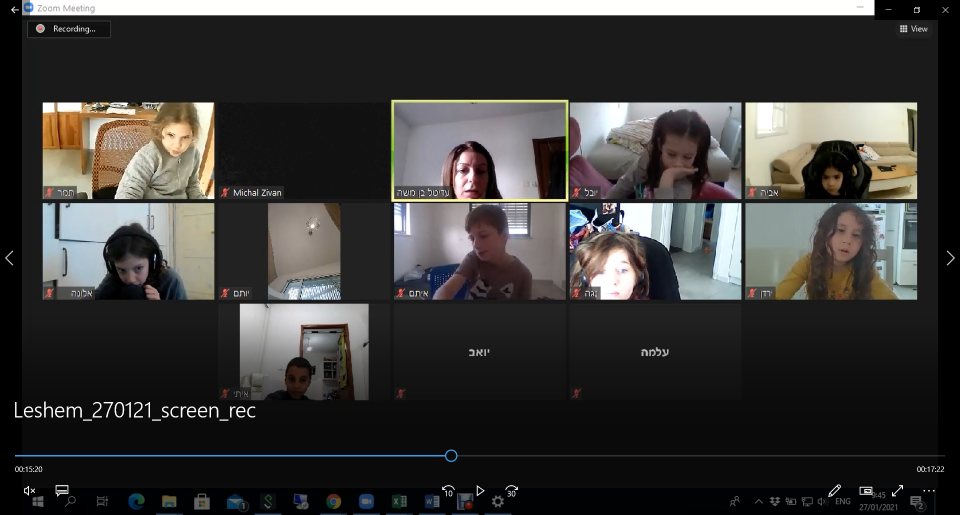
#> input picture images/Capture.PNG, 1920 x 1030 px (shown at 1/2 size)
$ python FrameDetection.py
#> lines starting #> are read from the running program, lines starting #| are printed output that depends on the picture; after the words box and inside, x2 and y2 are one past the last pixel; in counts of white or black regions, pixels touching at a corner belong together
import cv2
import matplotlib.pyplot as plt
import numpy as np
import pandas as pd


def calc_rect_area_from_shape(rect_shape):
    xl = rect_shape[0][0]
    yh = rect_shape[0][1]
    xh = rect_shape[3][0]
    yl = rect_shape[3][1]
    return xl, yl, abs(xh - xl), abs(yh - yl)


def calc_rect_area(rect):
    x, y, w, h = rect
    return float(w * h)


class FrameDetection:

    def __init__(self):
        self.min_area_size = 20_000
        self.rects = []
        self.min_area_diff_ratio = 0.6
        self.max_rect_size_compare_to_image = 0.6

    def detect_frames(self, image):
        return self._detect_frames(self.negegate_image(image))

    def _detect_frames(self, image):
        edge = cv2.Canny(image, 140, 210)
        contours, hierarchy = cv2.findContours(edge, cv2.RETR_LIST, cv2.CHAIN_APPROX_SIMPLE)
        rect_list = [cv2.boundingRect(cnt) for cnt in contours]

        image_size = self.calc_image_size(image)
        relevant_rects = [rect for rect in rect_list if
                          image_size * self.max_rect_size_compare_to_image >= calc_rect_area(
                              rect) >= self.min_area_size]
        if len(relevant_rects) == 0:
            return []
        sorted_rects = list(sorted(relevant_rects, key=lambda rect: calc_rect_area(rect), reverse=True))
        max_rect_area = calc_rect_area(sorted_rects[0])
        biggest_rects = [rect for rect in sorted_rects if
                         calc_rect_area(rect) / max_rect_area >= self.min_area_diff_ratio]
        return biggest_rects

    def draw_rects(self, image, rects):

        for x, y, w, h in rects:
            cv2.rectangle(image, (x, y), (x + w, y + h), (0, 255, 255), 2)
        fig, ax = plt.subplots(1, figsize=(12, 8))
        plt.imshow(image)

    def calc_image_size(self, image):
        return len(image) * len(image[0])

    def negegate_image(self, image):
        black_range = range(0, 30)
        black = 0
        white = 255
        yellow_range = range(219, 239)
        return np.array(pd.DataFrame(image).apply(
            lambda row: row.apply(lambda pixel: black if pixel in black_range or
                                                        pixel in yellow_range else white))).astype(np.uint8)


if __name__ == "__main__":
    fd = FrameDetection()
    img_dir = "images"
    file_name = "WhatsApp Image 2021-02-25 at 16.57.34.jpeg"
    file2 = "childes_zoom.jpeg"
    children_file = "childreans.PNG"
    children_file2 = "childes2.PNG"
    many = "many_peoples.png"
    full = "Capture.PNG"
    frame = "../final presentation/frame.PNG"
    yellow_frame = "../final presentation/yellow_fram.PNG"
    img = img_dir + "/" + full
    image = cv2.imread(img)
#> image is the input picture: shape (1030, 1920, 3); mean B, G, R 57.2, 58.9, 60.2

    gray = cv2.cvtColor(image, cv2.COLOR_RGB2GRAY)
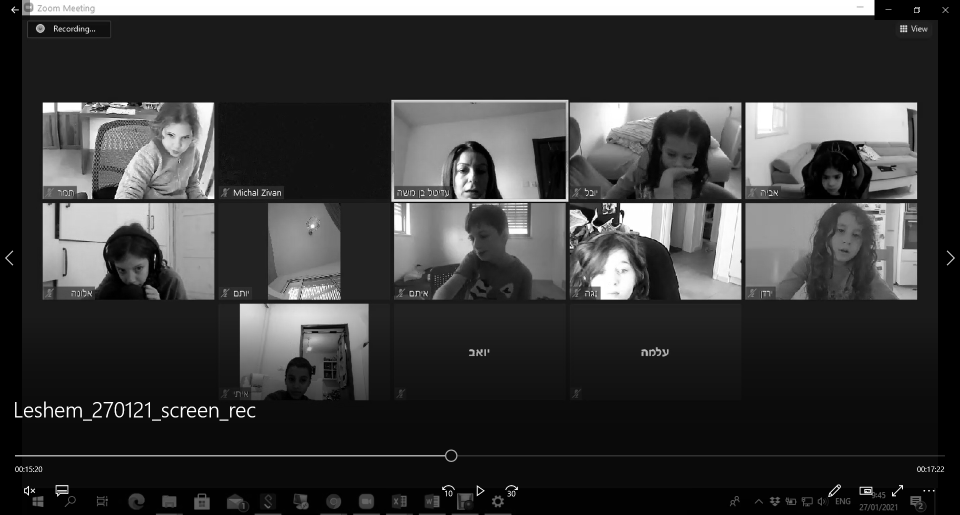
#> gray: shape (1030, 1920) (shown at 1/2 size); min 0, max 255, mean 58.5
    rects = fd.detect_frames(gray)
#> in negegate_image, `return np.array(pd.DataFrame(image).apply( lambda row: row.apply(lambd..`:
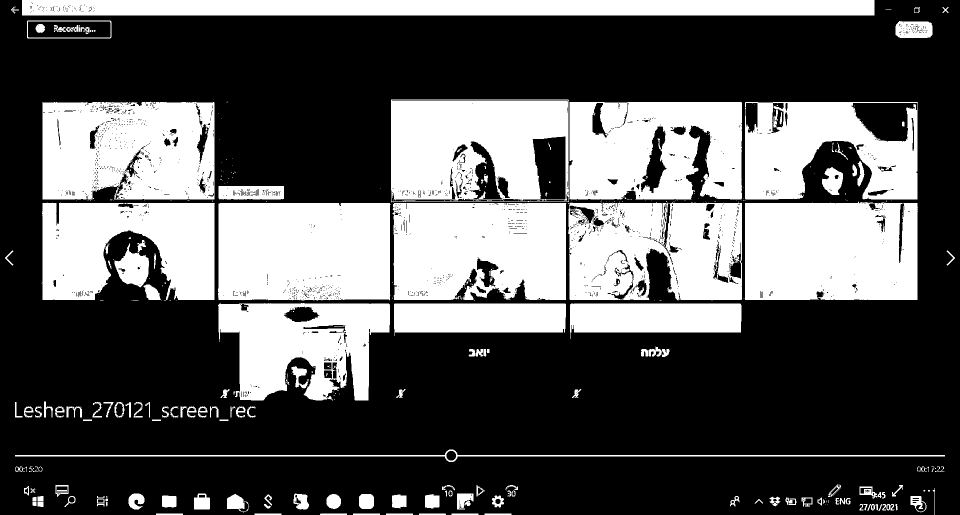
#> returned value: shape (1030, 1920) (shown at 1/2 size); 35.5% white; 411 white regions (254 under 20 px), largest, box (x1, y1, x2, y2) and area: (436, 406, 781, 601) 66008, (1490, 403, 1836, 600) 65597, (785, 406, 1133, 600) 62293
#> in _detect_frames, `edge = cv2.Canny(image, 140, 210)`:
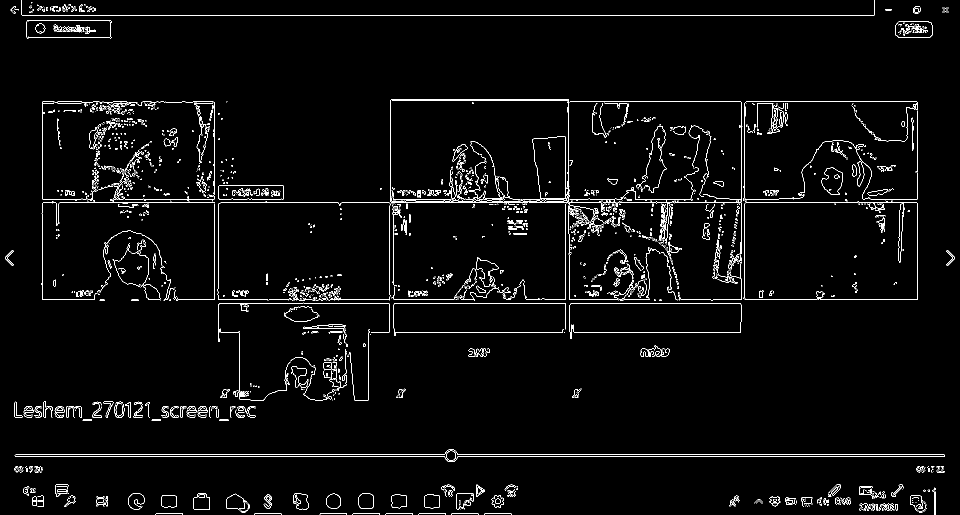
#> edge: shape (1030, 1920) (shown at 1/2 size); 2.7% white in thin lines or dots
#> in _detect_frames, `contours, hierarchy = cv2.findContours(edge, cv2.RETR_LIST, cv2.CHAIN_..`: contours = 3247 contours, 3067 with area under 20; largest, box (x1, y1, x2, y2) and area: (1486, 403, 1836, 600) 66926, (1486, 403, 1836, 600) 66922, (1139, 606, 1483, 678) 19836, (1139, 606, 1483, 665) 19805, (29, 898, 1890, 924) 6016
#> in _detect_frames, `rect_list = [cv2.boundingRect(cnt) for cnt in contours]`: rect_list = 3247 items, first 6: (968, 1026, 55, 4), (902, 1026, 55, 4), (837, 1026, 55, 4), (771, 1026, 55, 4), (705, 1026, 55, 4), (639, 1026, 55, 4)
#> in _detect_frames, `image_size = self.calc_image_size(image)`: image_size = 1977600
#> in _detect_frames, `relevant_rects = [rect for rect in rect_list if image_size * self.max_..`: relevant_rects = 17 items, first 6: (29, 898, 1861, 26), (29, 898, 1861, 26), (1139, 606, 344, 59), (1139, 606, 344, 72), (787, 606, 345, 66), (436, 605, 344, 79)
#> in _detect_frames, `sorted_rects = list(sorted(relevant_rects, key=lambda rect: calc_rect_..`: sorted_rects = 17 items, first 6: (781, 198, 357, 209), (1486, 403, 350, 197), (1486, 403, 350, 197), (1489, 203, 347, 196), (1139, 203, 346, 196), (43, 0, 1706, 31)
#> in _detect_frames, `max_rect_area = calc_rect_area(sorted_rects[0])`: max_rect_area = 74613
#> in _detect_frames, `biggest_rects = [rect for rect in sorted_rects if calc_rect_area(rect)..`: biggest_rects = [(781, 198, 357, 209), (1486, 403, 350, 197), (1486, 403, 350, 197), (1489, 203, 347, 196), (1139, 203, 346, 196), (43, 0, 1706, 31), (435, 402, 245, 199), (29, 898, 1861, 26), (29, 898, 1861, 26)]
#> rects has the same summary as biggest_rects in _detect_frames
    #neg_img = fd.negegate_image(gray)
    fd.draw_rects(image, rects)
#> the loop in draw_rects, `for x, y, w, h in rects:` made 9 passes
#> after the loop in draw_rects, `for x, y, w, h in rects:`:
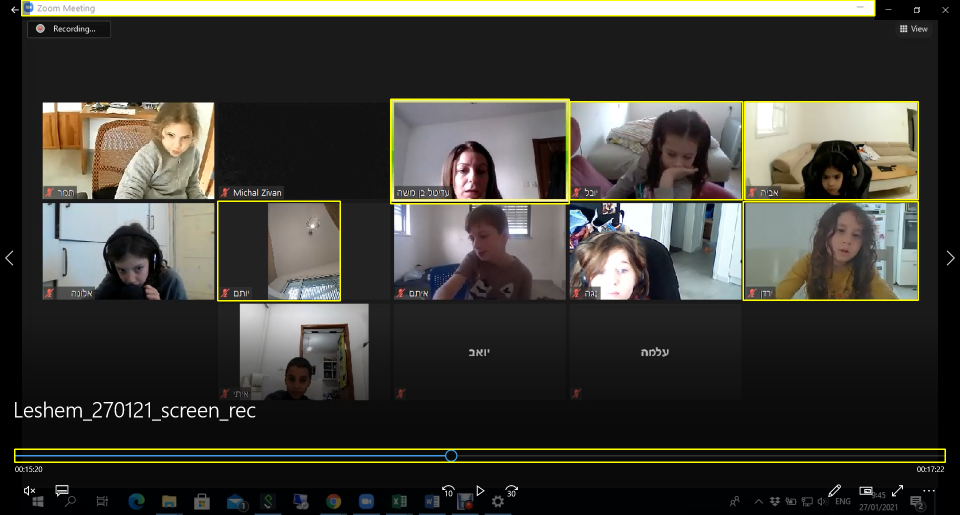
#> image: shape (1030, 1920, 3) (shown at 1/2 size); mean B, G, R 56.2, 62.5, 63.8
